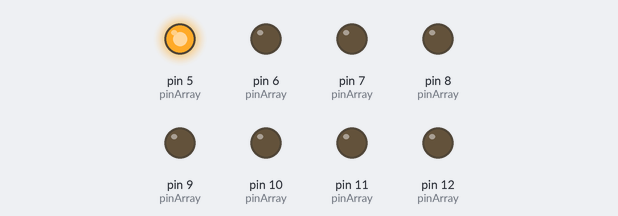
A sketch run on a simulated Arduino Uno, built with avr-gcc and run on an emulated ATmega328P. Shown: output pins drawn as LEDs (lit = HIGH).

Above: at 0.02 s.
At 0.62 s:
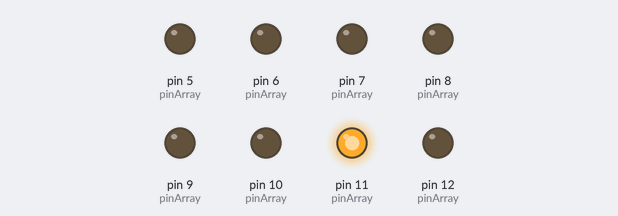
At 1.32 s:
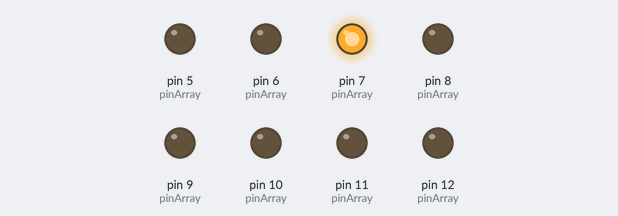
At 2.72 s:
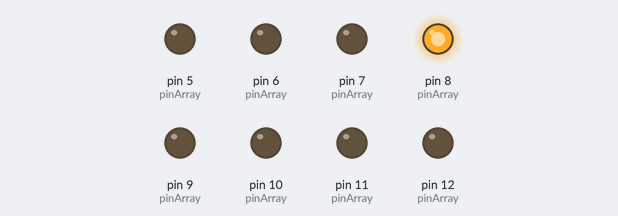
At 4.22 s:
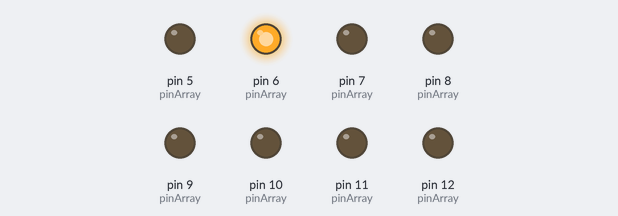
At 5.47 s:
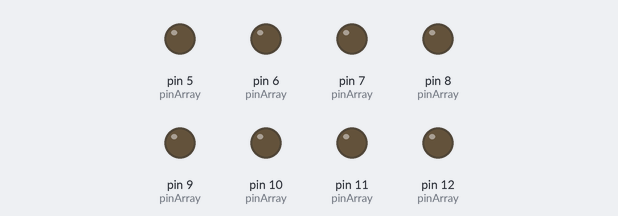
Timing chart, 0 to 5.8 s (numbered marks = the images above):
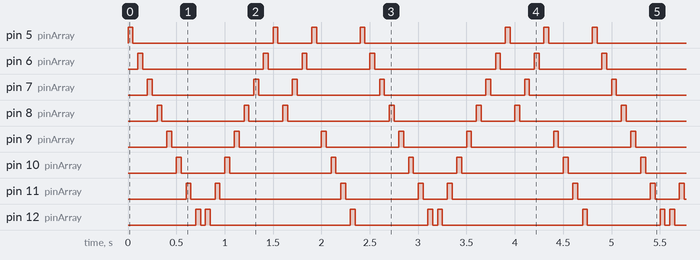

Measured:
- by itself, pin 5 (pinArray): repeats every 2.4 s: LOW 1.5 s, HIGH 0.05 s, LOW 0.35 s, HIGH 0.05 s, LOW 0.45 s, HIGH 0.05 s
- by itself, pin 6 (pinArray): repeats every 2.4 s: LOW 1.3 s, HIGH 0.05 s, LOW 0.35 s, HIGH 0.05 s, LOW 0.65 s, HIGH 0.05 s
- by itself, pin 7 (pinArray): repeats every 2.4 s: LOW 1.1 s, HIGH 0.05 s, LOW 0.35 s, HIGH 0.05 s, LOW 0.85 s, HIGH 0.05 s
- by itself, pin 8 (pinArray): repeats every 2.4 s: LOW 0.85 s, HIGH 0.05 s, LOW 0.35 s, HIGH 0.05 s, LOW 1.1 s, HIGH 0.05 s
- by itself, pin 9 (pinArray): repeats every 2.4 s: LOW 0.65 s, HIGH 0.05 s, LOW 0.85 s, HIGH 0.05 s, LOW 0.75 s, HIGH 0.05 s
- by itself, pin 10 (pinArray): repeats every 2.4 s: LOW 0.45 s, HIGH 0.05 s, LOW 1.1 s, HIGH 0.05 s, LOW 0.75 s, HIGH 0.05 s
- by itself, pin 11 (pinArray): repeats every 2.4 s: LOW 0.25 s, HIGH 0.05 s, LOW 1.3 s, HIGH 0.05 s, LOW 0.75 s, HIGH 0.05 s
- by itself, pin 12 (pinArray): repeats every 2.4 s: LOW 0.05 s, HIGH 0.05 s, LOW 1.5 s, HIGH 0.05 s, LOW 0.75 s, HIGH 0.05 s

The sketch:

_07__led_animace_funkce_multipole_cyklus_for.ino
```cpp
int pinArray[3][8] = {
                      {5, 6, 7, 8, 9, 10, 11, 12},
                      {12, 11, 10, 9, 8, 7, 6, 5},
                      {8, 7, 6, 5, 9, 10, 11, 12}
                      };

int count = 0;
int timer = 50;
int i;

void setup(){
  for (count=0;count<8;count++) {
    pinMode(pinArray[0][count], OUTPUT);
  }
}

void loop() {
  for(i=0; i<3; i++){
    for (count=0;count<8;count++) {
     changeLED(pinArray[i][count]);
    }
  }
}

void changeLED(int pin) {
   digitalWrite(pin, HIGH);
   delay(timer);
   digitalWrite(pin, LOW);
   delay(timer);
}
```
